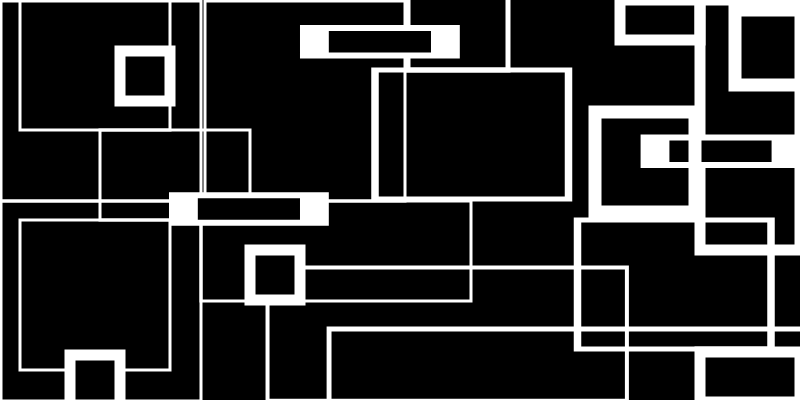
Frame 1 (no input)
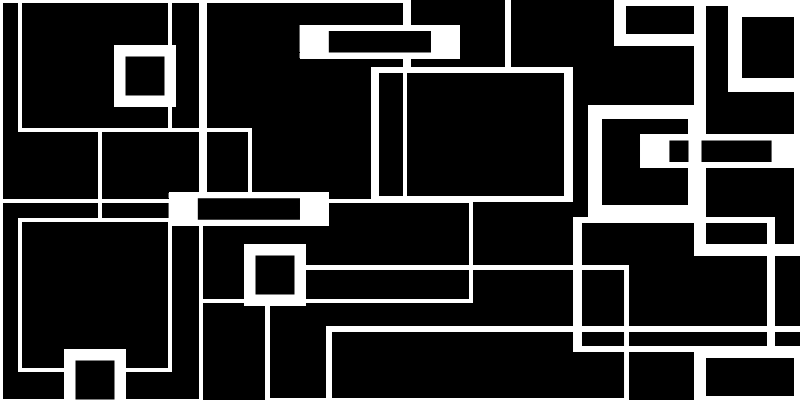
Frame 60 (no input)
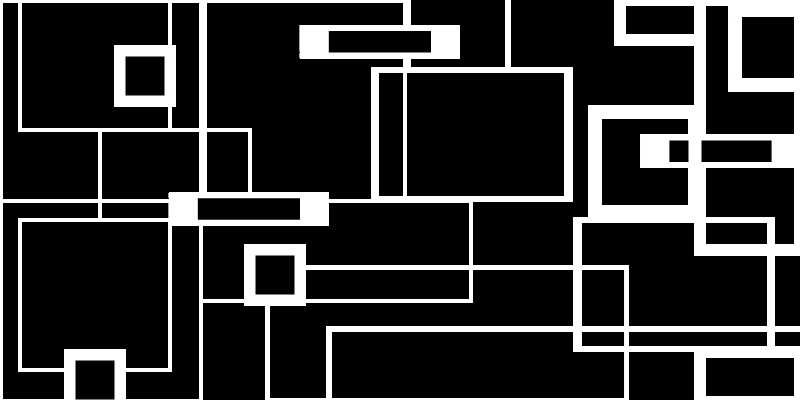
Frame 120 (the mouse pressed at the canvas centre since frame 60)

The p5.js sketch that drew these frames (run headless with seeded random() and noise() and a simulated clock; from frame 60 on, the mouse is pressed at the canvas centre):

// p5.js sketch
// ── sketch.js
//Black rectangles and squares



function setup(){
    createCanvas(800, 400)
    background(0)
    

}

function draw(){
    stroke(255)
    strokeWeight(3)
    noFill()

    push()
    square(1, 1, 200)
    translate(0, 200)
    square(1, 1, 200)
    square(20, 20, 150)
    pop()
   
    square(20, -20, 150)
    square(205, 1, 200)
    rect(100, 130, 150, 90)
    
    push()
    rect(201, 201, 270, 100)
    scale(1.331)
    rect(201, 201, 270, 100)
    scale(1.23)
    rect(201, 201, 300, 70)
    pop()

    push()
    strokeWeight(5)
    square(408, -30, 100)
    scale(1.5, 1)
    square(250, 70, 129)
    translate(100, 20)
    square(285, 200, 129)
    pop()

    strokeWeight(11)
    rect(700, 352, 100, 50)
    rect(620, 0, 80, 40)

    push()
    strokeWeight(11)
    rect(700, 0, 100, 250)
    scale(2.62, .55)
    rect(700, 0, 100, 250)
    
    fill(0)
    square(250, 250, 50)
    translate(120, 50)
    square(0, 1, 50)
    square(-50, 305, 50)
    pop()

    push()
    strokeWeight(13)
    square(595, 112, 100)
    square(735, 10, 75)
    pop()

    push()
    fill(0)
    square(250, 250, 50)
    translate(120, 50)
    square(0, 1, 50)
    square(-50, 305, 50)
    pop()





}
